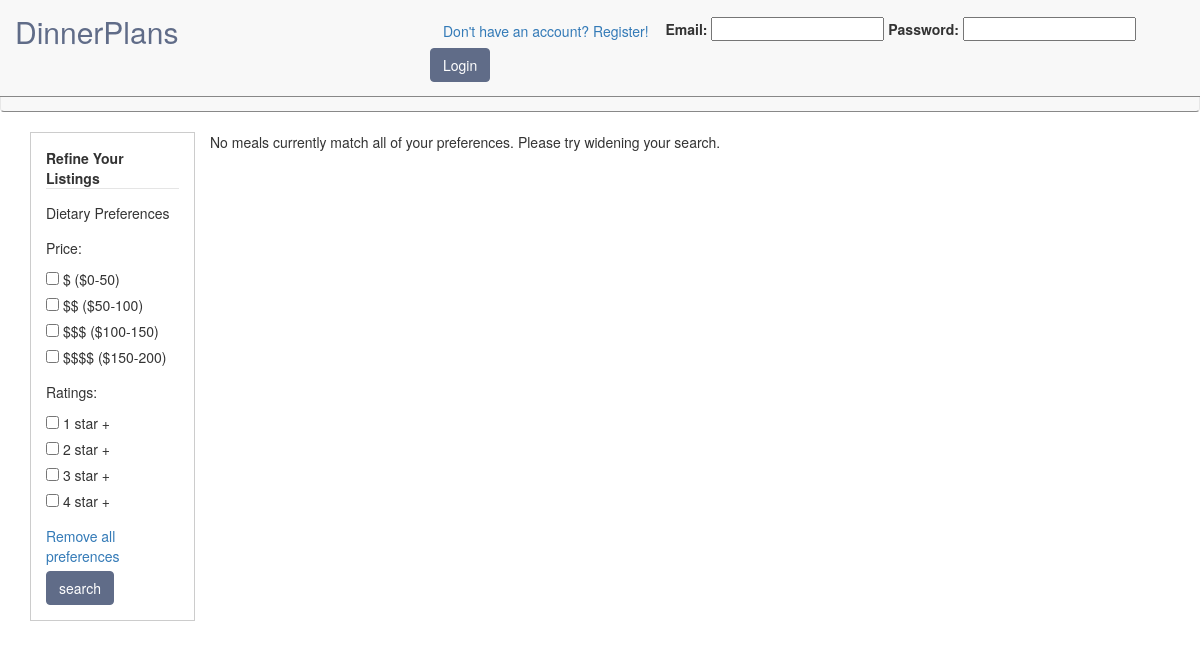
Before: /meals/listings with the older database file.
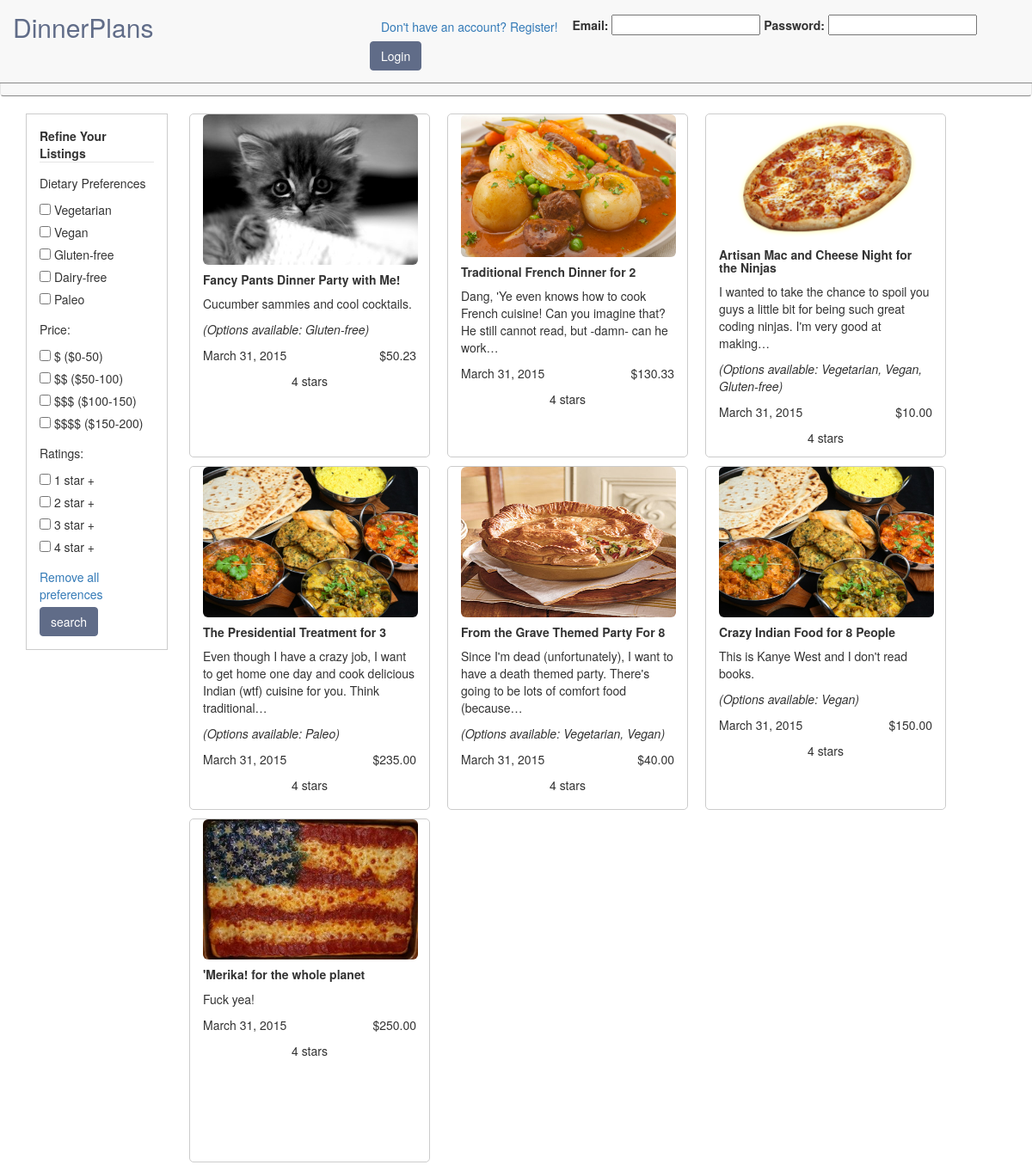
After: the same page with the newer database file.
### tables this page shows
CREATE TABLE `options` (
  `id` int(11) NOT NULL AUTO_INCREMENT,
  `option` varchar(45) DEFAULT NULL,
  PRIMARY KEY (`id`)
);

CREATE TABLE `meals` (
  `id` int(11) NOT NULL AUTO_INCREMENT,
  `meal` varchar(125) DEFAULT NULL,
  `description` text,
  `user_id` int(11) NOT NULL,
  `highest_bidder` int(11) DEFAULT NULL,
  `initial_price` float DEFAULT NULL,
  `category_id` int(11) NOT NULL,
  `created_at` datetime DEFAULT NULL,
  `current_price` float DEFAULT NULL,
  `ended_at` datetime DEFAULT NULL,
  `meal_date` datetime DEFAULT NULL,
  `duration` int(11) DEFAULT NULL,
  PRIMARY KEY (`id`),
  KEY `fk_items_users_idx` (`user_id`),
  KEY `fk_items_categories1_idx` (`category_id`),
  CONSTRAINT `fk_items_categories1` FOREIGN KEY (`category_id`) REFERENCES `categories` (`id`) ON DELETE NO ACTION ON UPDATE NO ACTION,
  CONSTRAINT `fk_items_users` FOREIGN KEY (`user_id`) REFERENCES `users` (`id`) ON DELETE NO ACTION ON UPDATE NO ACTION
);

### application/controllers/meals.php (called while the page is built, shortened)
<?php
class Meals extends CI_Controller
{
	public function __construct()
	{
	    $this->load->model("Meal");
		$this->load->helper('text');
	}
	public function index($category=0)
	{
		if(!empty($this->input->get()))
		{
			$meals = $this->filter_listing($this->input->get());
		}
		else if($category)
		{
			$meals = $this->Meal->show_meals_by_category($category);
		}
		else
		{
			$meals = $this->Meal->show_meals();
		}
		$categories = $this->Meal->show_categories();
		$options = $this->Meal->show_options();
		$view_data = array(
			"meals" => $meals,
			"categories" => $categories,
			"options" => $options
		);
		$this->load->view('meals/listings', $view_data);
	}
}

### index.php (called while the page is built, shortened)
<?php
require_once BASEPATH.'core/CodeIgniter.php';

### application/models/meal.php (called while the page is built, shortened)
<?php
class Meal extends CI_Model
{
	function show_options()
	{
		return $this->db->query("SELECT * FROM options;")->result_array();
	}
	function show_options_by_meal($id)
	{
		$query = "SELECT GROUP_CONCAT(' ',o.option) AS options FROM options o INNER JOIN meal_has_options mho on o.id = mho.option_id WHERE mho.meal_id = ?;";
		$values = array($id);
		$result = $this->db->query($query,$values)->row_array();
		$options = $result["options"];
		return $options;
	}
	function show_meals()
	{
		return $this->db->query("SELECT m.* FROM meals m LEFT JOIN meal_has_options mho on m.id = mho.meal_id WHERE ended_at IS NULL GROUP BY m.id ORDER BY m.meal_date;")->result_array();
	}
	public function get_meal_img($item_number)
	{
		$query = "SELECT file_path AS img_path FROM images LEFT JOIN meal_has_images ON meal_has_images.image_id = images.id LEFT JOIN meals ON meal_has_images.meal_id = meals.id WHERE meals.id = ? ORDER BY images.created_at DESC LIMIT 1";
		$returned = $this->db->query($query, array($item_number))->row_array();
		return $returned;
	}
}

### application/views/meals/listings.php (the view, shortened to what this page needs)
<!DOCTYPE html>
<html>
<head>
	<link rel="stylesheet" href="/assets/css/bootstrap.min.css">
	<link rel="stylesheet" type="text/css" href="/assets/css/main.css">
	<link rel="stylesheet" type="text/css" href="/assets/css/meal-listings.css">
</head>
<body>
<?php	$this->load->view('partials/header'); ?>
	<div class="container">
		<div class="row content">
			<div class="col-xs-2">
				<form action="/meals/filter/" name="preferences" class="preferences" method="get">
					<fieldset>
						<legend>Refine Your Listings</legend>
						<div class="control-group">
							<p>Dietary Preferences</p>
<?php
						foreach ($options as $option)
						{
							$checkbox = 'dietary_' . $option['id'];
?>
							<label>
								<input name="dietary_<?=$option["id"]?>" type="checkbox" class="chkbox" value="<?=$option["id"]?>"
<?php
								if($this->input->get($checkbox))
								{
									echo "checked";
								}
?>
								> <?=$option["option"]?>
							</label>
<?php
						}
?>
						</div>
						<div class="control-group">
							<p>Price:</p>
							<label>
								<input name="price_1" type="checkbox" class="chkbox" value="1"
<?php
								if($this->input->get("price_1"))
								{
									echo "checked";
								}
?>
								> $ ($0-50)
							</label>
							<label>
								<input name="price_2" type="checkbox" class="chkbox" value="2"
<?php
								if($this->input->get("price_2"))
								{
									echo "checked";
								}
?>
								> $$ ($50-100)
							</label>
							<label>
								<input name="price_3" type="checkbox" class="chkbox" value="3"
<?php
								if($this->input->get("price_3"))
								{
									echo "checked";
								}
?>
								> $$$ ($100-150)
							</label>
							<label>
								<input name="price_4" type="checkbox" class="chkbox" value="4"
<?php
								if($this->input->get("price_4"))
								{
									echo "checked";
								}
?>
								> $$$$ ($150-200)
							</label>
						</div>
						<div class="control-group">
							<p>Ratings:</p>
							<label>
								<input name="rating_1" type="checkbox" class="chkbox" value="1"
								<?php
									if($this->input->get("rating_1"))
									{
										echo "checked";
									}
	?>
								> 1 star +
							</label>
							<label>
								<input name="rating_2" type="checkbox" class="chkbox" value="2"
<?php
								if($this->input->get("rating_2"))
								{
									echo "checked";
								}
?>
								> 2 star +
							</label>
							<label>
								<input name="rating_3" type="checkbox" class="chkbox" value="3"
<?php
								if($this->input->get("rating_3"))
								{
									echo "checked";
								}
?>
								> 3 star +
							</label>
							<label>
								<input name="rating_4" type="checkbox" class="chkbox" value="4"
<?php
								if($this->input->get("rating_4"))
								{
									echo "checked";
								}
?>
								> 4 star +
							</label>
						</div>
						<label>
							<a href="/meals/listings/" id="uncheckAll">Remove all preferences</a>
						</label>
						<input type="submit" value="search" class="btn blue">
					</fieldset>
				</form>
			</div>
			<div class="col-xs-10">
				<div class="row">
<?php
			if(!$meals)
			{
				echo "No meals currently match all of your preferences. Please try widening your search.";
			}
			foreach ($meals as $meal)
			{
				$meal['img'] = $this->Meal->get_meal_img($meal['id'])['img_path'];
				$meal['options'] = $this->Meal->show_options_by_meal($meal['id']);
				$meal["description"] = character_limiter($meal["description"],115,'&#8230;');
?>
					<div class="col-xs-4 meal-box">
						<a href="/meals/listing/<?=$meal["id"]?>"><img src="<?=$meal["img"]?>" class="img-rounded sm"></a>
						<h5><strong><?=$meal["meal"]?></strong></h5>
						<p class="description"><?=$meal["description"]?></p>
<?php
					if(count($meal['options']))
					{
?>
						<p><em>(Options available: <?=$meal["options"]?>)</em></p>
<?php
					}
?>
						<div class="row">
							<div class="col-xs-6">
								<p class="date">March 31, 2015</p>
							</div>
							<div class="col-xs-6">
								<p class="price text-right">$<?=number_format($meal["current_price"],2,'.','')?></p>
							</div>
						</div>
						<p class="rating text-center">4 stars</p>
					</div>
<?php
				}
?>
				</div>
			</div>
		</div>
	</div>
</body>
</html>

### application/views/partials/header.php (shortened to what this page needs)
<nav class="navbar navbar-default navbar-fixed-top">
	<div class="container-fluid">
		<div class="row header">
			<div class="col-xs-6 col-md-4">
				<a href="/"><h2>DinnerPlans</h2></a>
			</div>
<?php			if ($this->session->userdata('level'))
				{ ?>
					<div class="hidden-xs hidden-sm col-md-8">
						<form class="navbar-form navbar-right" action="/users/logout" method="post">
							<a class="btn" href="/account" role="button">My Account</a>
							<label>Welcome <?= $this->session->userdata('first_name') ?>!</label>
							<input class="blue btn" type="submit" value="Logout" />
						</form>
					</div>
					<div class="visible-xs visible-sm col-xs-6 btn-group">
						<button type="button" class="btn blue dropdown-toggle navbar-right" data-toggle="dropdown" aria-expanded="false">Welcome <?= $this->session->userdata('first_name') ?>! <span class="caret"></span>
						</button>
						<ul class="dropdown-menu dropdown-menu-right" role="menu">
							<form class="navbar-form navbar-right" action="/users/logout" method="post">
								<li>
									<a class="btn" href="/account" role="button">My Account</a>
									<input class="blue btn" type="submit" value="Logout" />
								</li>
							</form>
						</ul>
					</div>
					<?php			}
				else
				{ ?>
					<div class="hidden-xs hidden-sm col-md-8">
						<form class="navbar-form navbar-right" action="/users/login" method="post">
							<a class="btn" href="#" role="button" data-toggle="modal" data-target="#myModal">Don't have an account? Register!</a>
							<label for="email">Email:</label>
							<input type="email" name="email" />
							<label for="password">Password:</label>
							<input type="password" name="password" />
							<input class="btn blue" type="submit" value="Login" />
						</form>
					</div>
<?php			} ?>
		</div>
	</div>
</nav>
<nav class="navbar navbar-default">
    <div class="collapse navbar-collapse" id="bs-example-navbar-collapse-1">
      <ul class="nav navbar-nav">
        <li><a href="/meals/listings">Browse</a></li>
        <li class="dropdown">
          <a href="#" class="dropdown-toggle" data-toggle="dropdown" role="button" aria-expanded="false">Categories <span class="caret"></span></a>
        </li>
    </div>
</nav>

### assets/css/main.css (style rules this page uses)
* { margin: 0; padding: 0; }
h2 { color: #606c88; }
.blue { border: 1px solid #606c88; background-color: #606c88; color: white; }
.navbar { border-bottom: 1px solid #888888; }
.header h2 { margin-top: 15px; }
.header a { text-decoration: none; }
.header form, .header .dropdown-toggle { margin: 14px 0; }
body { padding-top: 60px; }

### assets/css/meal-listings.css (style rules this page uses)
form.preferences { display:inline-block; border:1px solid #ccc; padding: 15px; }
div.control-group { margin-bottom: 15px; }
form.preferences label { display:block; margin-right:8px; }
form.preferences legend { font-size:14px; font-weight:bold; margin-bottom: 4px; }
form.preferences label { display:block; font-weight: normal; }
form.preferences p { margin-top:10px; }
img.sm { width:250px; height:auto; max-height: 175px; }
div.meal-box { border: 1px solid #ccc; border-radius: 5px 5px 5px 5px; margin:0px 10px 10px 10px; width:280px; min-height:400px; }

Changed rows visible on the page:
added options: option "Vegetarian"
added options: option "Vegan"
added options: option "Gluten-free"
added options: option "Dairy-free"
added options: option "Paleo"
added meals: shows a picture, meal "Fancy Pants Dinner Party with Me!", description "Cucumber sammies and cool cocktails.", options "Gluten-free", current_price "50.23"
added meals: shows a picture, meal "Traditional French Dinner for 2", description "Dang, 'Ye even knows how to cook French cuisine! Can you imagine that? He still cannot read, but -damn- can he work…", current_price "130.33"
added meals: shows a picture, meal "Artisan Mac and Cheese Night for the Ninjas", description "I wanted to take the chance to spoil you guys a little bit for being such great coding ninjas. I'm very good at making…", options "Vegetarian, Vegan, Gluten-free", current_price "10.00"
added meals: meal "The Presidential Treatment for 3", description "Even though I have a crazy job, I want to get home one day and cook delicious Indian (wtf) cuisine for you. Think traditional…", options "Paleo", current_price "235.00"
added meals: shows a picture, meal "From the Grave Themed Party For 8", description "Since I'm dead (unfortunately), I want to have a death themed party. There's going to be lots of comfort food (because…", options "Vegetarian, Vegan", current_price "40.00"
added meals: meal "Crazy Indian Food for 8 People", description "This is Kanye West and I don't read books.", options "Vegan", current_price "150.00"
added meals: shows a picture, meal "'Merika! for the whole planet", description "Fuck yea!", current_price "250.00"
Other visible differences:
text no longer shown: "No meals currently match all of your preferences. Please try widening your search."
